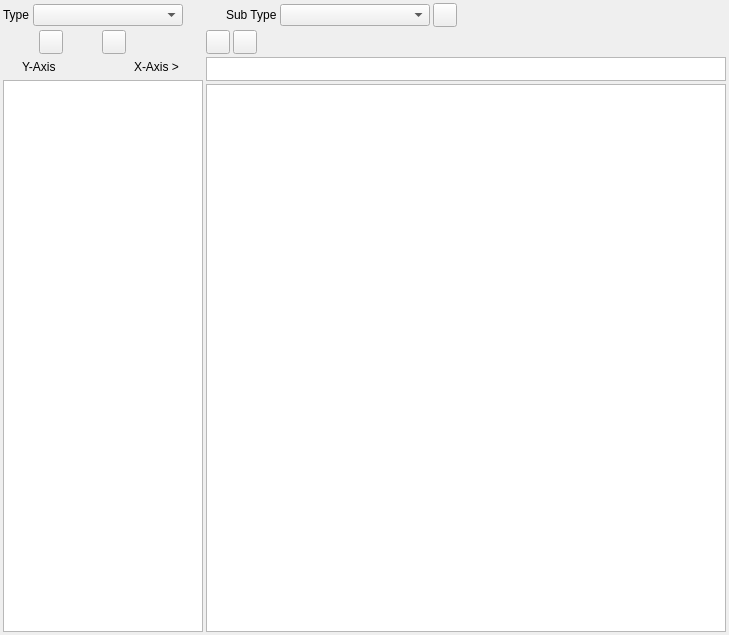
<?xml version="1.0" encoding="UTF-8"?>
<ui version="4.0">
 <class>RB_DatabaseTableWidget</class>
 <widget class="QWidget" name="RB_DatabaseTableWidget">
  <property name="geometry">
   <rect>
    <x>0</x>
    <y>0</y>
    <width>729</width>
    <height>635</height>
   </rect>
  </property>
  <property name="windowTitle">
   <string>Form</string>
  </property>
  <layout class="QGridLayout" name="gridLayout">
   <property name="leftMargin">
    <number>3</number>
   </property>
   <property name="topMargin">
    <number>3</number>
   </property>
   <property name="rightMargin">
    <number>3</number>
   </property>
   <property name="bottomMargin">
    <number>3</number>
   </property>
   <property name="spacing">
    <number>3</number>
   </property>
   <item row="0" column="0" colspan="2">
    <layout class="QHBoxLayout" name="horizontalLayout">
     <property name="spacing">
      <number>3</number>
     </property>
     <item>
      <widget class="QLabel" name="lblType">
       <property name="text">
        <string>Type</string>
       </property>
      </widget>
     </item>
     <item>
      <widget class="QComboBox" name="cbType">
       <property name="minimumSize">
        <size>
         <width>150</width>
         <height>0</height>
        </size>
       </property>
      </widget>
     </item>
     <item>
      <spacer name="horizontalSpacer_4">
       <property name="orientation">
        <enum>Qt::Horizontal</enum>
       </property>
       <property name="sizeType">
        <enum>QSizePolicy::Fixed</enum>
       </property>
       <property name="sizeHint" stdset="0">
        <size>
         <width>40</width>
         <height>20</height>
        </size>
       </property>
      </spacer>
     </item>
     <item>
      <widget class="QLabel" name="lblSubType">
       <property name="text">
        <string>Sub Type</string>
       </property>
      </widget>
     </item>
     <item>
      <widget class="QComboBox" name="cbSubType">
       <property name="minimumSize">
        <size>
         <width>150</width>
         <height>0</height>
        </size>
       </property>
      </widget>
     </item>
     <item>
      <widget class="QPushButton" name="pbEdit">
       <property name="minimumSize">
        <size>
         <width>24</width>
         <height>24</height>
        </size>
       </property>
       <property name="maximumSize">
        <size>
         <width>24</width>
         <height>24</height>
        </size>
       </property>
       <property name="toolTip">
        <string>Edit type and sub type</string>
       </property>
       <property name="text">
        <string/>
       </property>
       <property name="icon">
        <iconset resource="../../../db/src/gui/db.qrc">
         <normaloff>:/images/icons/pencil.png</normaloff>:/images/icons/pencil.png</iconset>
       </property>
      </widget>
     </item>
     <item>
      <spacer name="horizontalSpacer_3">
       <property name="orientation">
        <enum>Qt::Horizontal</enum>
       </property>
       <property name="sizeHint" stdset="0">
        <size>
         <width>215</width>
         <height>20</height>
        </size>
       </property>
      </spacer>
     </item>
    </layout>
   </item>
   <item row="1" column="0">
    <layout class="QVBoxLayout" name="verticalLayout">
     <property name="spacing">
      <number>3</number>
     </property>
     <property name="sizeConstraint">
      <enum>QLayout::SetMaximumSize</enum>
     </property>
     <item>
      <layout class="QHBoxLayout" name="horizontalLayout_2">
       <property name="spacing">
        <number>3</number>
       </property>
       <item>
        <widget class="QPushButton" name="pbAddYAxis">
         <property name="sizePolicy">
          <sizepolicy hsizetype="Fixed" vsizetype="Fixed">
           <horstretch>0</horstretch>
           <verstretch>0</verstretch>
          </sizepolicy>
         </property>
         <property name="minimumSize">
          <size>
           <width>24</width>
           <height>24</height>
          </size>
         </property>
         <property name="maximumSize">
          <size>
           <width>24</width>
           <height>24</height>
          </size>
         </property>
         <property name="toolTip">
          <string>Add Y axis row</string>
         </property>
         <property name="text">
          <string/>
         </property>
         <property name="icon">
          <iconset resource="../../../db/src/gui/db.qrc">
           <normaloff>:/images/icons/add.png</normaloff>:/images/icons/add.png</iconset>
         </property>
        </widget>
       </item>
       <item>
        <widget class="QPushButton" name="pbDeleteYAxis">
         <property name="sizePolicy">
          <sizepolicy hsizetype="Fixed" vsizetype="Fixed">
           <horstretch>0</horstretch>
           <verstretch>0</verstretch>
          </sizepolicy>
         </property>
         <property name="minimumSize">
          <size>
           <width>24</width>
           <height>24</height>
          </size>
         </property>
         <property name="maximumSize">
          <size>
           <width>24</width>
           <height>24</height>
          </size>
         </property>
         <property name="toolTip">
          <string>Delete Y axis row</string>
         </property>
         <property name="text">
          <string/>
         </property>
         <property name="icon">
          <iconset resource="../../../db/src/gui/db.qrc">
           <normaloff>:/images/icons/delete.png</normaloff>:/images/icons/delete.png</iconset>
         </property>
        </widget>
       </item>
       <item>
        <spacer name="horizontalSpacer">
         <property name="orientation">
          <enum>Qt::Horizontal</enum>
         </property>
         <property name="sizeType">
          <enum>QSizePolicy::Minimum</enum>
         </property>
         <property name="sizeHint" stdset="0">
          <size>
           <width>40</width>
           <height>20</height>
          </size>
         </property>
        </spacer>
       </item>
      </layout>
     </item>
     <item>
      <layout class="QHBoxLayout" name="horizontalLayout_4">
       <property name="spacing">
        <number>3</number>
       </property>
       <property name="sizeConstraint">
        <enum>QLayout::SetMinimumSize</enum>
       </property>
       <item>
        <widget class="QLabel" name="lblYaxis">
         <property name="sizePolicy">
          <sizepolicy hsizetype="Preferred" vsizetype="Minimum">
           <horstretch>0</horstretch>
           <verstretch>0</verstretch>
          </sizepolicy>
         </property>
         <property name="maximumSize">
          <size>
           <width>50</width>
           <height>16777215</height>
          </size>
         </property>
         <property name="text">
          <string>Y-Axis</string>
         </property>
        </widget>
       </item>
       <item>
        <spacer name="horizontalSpacer_5">
         <property name="orientation">
          <enum>Qt::Horizontal</enum>
         </property>
         <property name="sizeType">
          <enum>QSizePolicy::Minimum</enum>
         </property>
         <property name="sizeHint" stdset="0">
          <size>
           <width>40</width>
           <height>20</height>
          </size>
         </property>
        </spacer>
       </item>
       <item>
        <widget class="QLabel" name="lblXaxis">
         <property name="sizePolicy">
          <sizepolicy hsizetype="Preferred" vsizetype="Minimum">
           <horstretch>0</horstretch>
           <verstretch>0</verstretch>
          </sizepolicy>
         </property>
         <property name="maximumSize">
          <size>
           <width>50</width>
           <height>16777215</height>
          </size>
         </property>
         <property name="text">
          <string>X-Axis &gt;</string>
         </property>
        </widget>
       </item>
      </layout>
     </item>
     <item>
      <widget class="QTableView" name="tvYAxis">
       <property name="sizePolicy">
        <sizepolicy hsizetype="Preferred" vsizetype="Expanding">
         <horstretch>0</horstretch>
         <verstretch>0</verstretch>
        </sizepolicy>
       </property>
       <property name="maximumSize">
        <size>
         <width>200</width>
         <height>16777215</height>
        </size>
       </property>
      </widget>
     </item>
    </layout>
   </item>
   <item row="1" column="1">
    <layout class="QVBoxLayout" name="verticalLayout_2" stretch="0,0,0">
     <property name="spacing">
      <number>3</number>
     </property>
     <item>
      <layout class="QHBoxLayout" name="horizontalLayout_3">
       <property name="spacing">
        <number>3</number>
       </property>
       <item>
        <widget class="QPushButton" name="pbAddXAxis">
         <property name="sizePolicy">
          <sizepolicy hsizetype="Fixed" vsizetype="Fixed">
           <horstretch>0</horstretch>
           <verstretch>0</verstretch>
          </sizepolicy>
         </property>
         <property name="minimumSize">
          <size>
           <width>24</width>
           <height>24</height>
          </size>
         </property>
         <property name="maximumSize">
          <size>
           <width>24</width>
           <height>24</height>
          </size>
         </property>
         <property name="toolTip">
          <string>Add X axis column</string>
         </property>
         <property name="text">
          <string/>
         </property>
         <property name="icon">
          <iconset resource="../../../db/src/gui/db.qrc">
           <normaloff>:/images/icons/add.png</normaloff>:/images/icons/add.png</iconset>
         </property>
        </widget>
       </item>
       <item>
        <widget class="QPushButton" name="pbDeleteXAxis">
         <property name="sizePolicy">
          <sizepolicy hsizetype="Fixed" vsizetype="Fixed">
           <horstretch>0</horstretch>
           <verstretch>0</verstretch>
          </sizepolicy>
         </property>
         <property name="minimumSize">
          <size>
           <width>24</width>
           <height>24</height>
          </size>
         </property>
         <property name="maximumSize">
          <size>
           <width>24</width>
           <height>24</height>
          </size>
         </property>
         <property name="toolTip">
          <string>Delete X axis column</string>
         </property>
         <property name="text">
          <string/>
         </property>
         <property name="icon">
          <iconset resource="../../../db/src/gui/db.qrc">
           <normaloff>:/images/icons/delete.png</normaloff>:/images/icons/delete.png</iconset>
         </property>
        </widget>
       </item>
       <item>
        <spacer name="horizontalSpacer_2">
         <property name="orientation">
          <enum>Qt::Horizontal</enum>
         </property>
         <property name="sizeHint" stdset="0">
          <size>
           <width>367</width>
           <height>20</height>
          </size>
         </property>
        </spacer>
       </item>
      </layout>
     </item>
     <item>
      <widget class="QTableView" name="tvXAxis">
       <property name="sizePolicy">
        <sizepolicy hsizetype="Expanding" vsizetype="Fixed">
         <horstretch>1</horstretch>
         <verstretch>0</verstretch>
        </sizepolicy>
       </property>
       <property name="maximumSize">
        <size>
         <width>16777215</width>
         <height>24</height>
        </size>
       </property>
      </widget>
     </item>
     <item>
      <widget class="QTableView" name="tvXYValue">
       <property name="sizePolicy">
        <sizepolicy hsizetype="Expanding" vsizetype="Expanding">
         <horstretch>1</horstretch>
         <verstretch>0</verstretch>
        </sizepolicy>
       </property>
      </widget>
     </item>
    </layout>
   </item>
  </layout>
 </widget>
 <resources>
  <include location="../../../db/src/gui/db.qrc"/>
 </resources>
 <connections/>
</ui>
